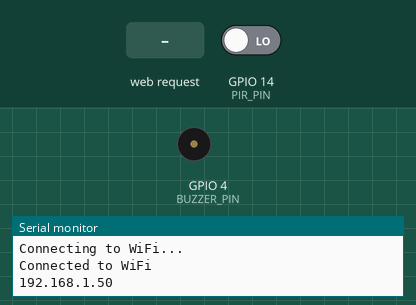
This sketch was run on a simulated ESP32. Parts: buzzer (waves = sounding, pin HIGH), the last lines printed to the serial monitor. Inputs (shaded band) come from the test bench; at power-on: GPIO 14 (PIR_PIN) LOW. WiFi joins after 1.5 s; servers stay silent unless stated; uploads are accepted with an empty reply; the camera gives no picture.

Above: at 3.5 s.
3.6 s: HTTP request GET /enable_buzzer received
At 4.2 s:
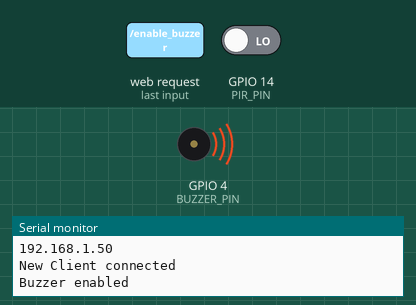
6.6 s: HTTP request GET /capture_photo received
9.6 s: HTTP request GET /enable_motion received
12.6 s: GPIO 14 (PIR_PIN) driven HIGH
At 13.7 s:
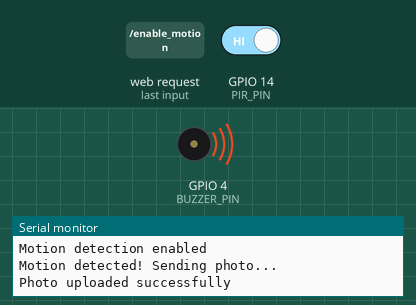
14.8 s: GPIO 14 (PIR_PIN) driven LOW
Timing chart, 0 to 18.8 s (numbered marks = the images above; inputs shaded):
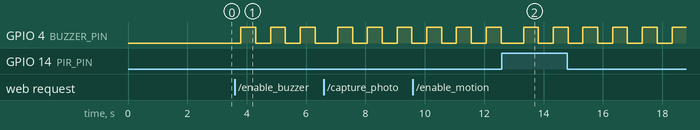

The sketch:

detected_system.ino
```cpp
#include "esp_camera.h"
#include <WiFi.h>
#include <HTTPClient.h>

// Thông tin mạng WiFi
const char* ssid = "";                                       //your wifi
const char* password = "";                                   //your password

const char* serverUrl = "http://192.168.246.46:5000/upload"; // your server (wifi2 address ipv4)

#define PIR_PIN 14
#define BUZZER_PIN 4
bool buzzerEnabled = false;
bool motionDetected = false;
bool motionDetectEnabled = false;

// Camera setup
void setup_camera() {
  camera_config_t config;
  config.ledc_channel = LEDC_CHANNEL_0;
  config.ledc_timer = LEDC_TIMER_0;
  config.pin_d0 = 5;
  config.pin_d1 = 18;
  config.pin_d2 = 19;
  config.pin_d3 = 21;
  config.pin_d4 = 36;
  config.pin_d5 = 39;
  config.pin_d6 = 34;
  config.pin_d7 = 35;
  config.pin_xclk = 0;
  config.pin_pclk = 22;
  config.pin_vsync = 25;
  config.pin_href = 23;
  config.pin_sscb_sda = 26;
  config.pin_sscb_scl = 27;
  config.pin_pwdn = 32;
  config.pin_reset = -1;
  config.xclk_freq_hz = 20000000;
  config.pixel_format = PIXFORMAT_JPEG;
  config.frame_size = FRAMESIZE_SVGA;
  config.jpeg_quality = 12;
  config.fb_count = 1;

  esp_err_t err = esp_camera_init(&config);
  if (err != ESP_OK) {
    Serial.printf("Camera init failed with error 0x%x", err);
    return;
  }

  sensor_t *s = esp_camera_sensor_get();
    if (s != NULL) {
        s->set_vflip(s, 1);
        s->set_hmirror(s, 1);
    }
}

// WiFi setup
void connect_wifi() {
  WiFi.begin(ssid, password);
  while (WiFi.status() != WL_CONNECTED) {
    delay(1000);
    Serial.println("Connecting to WiFi...");
  }
  Serial.println("Connected to WiFi");
  Serial.println(WiFi.localIP());
}

// Hàm chụp và gửi ảnh lên server
void capture_and_send_photo(const String& mode) {
  camera_fb_t *fb = esp_camera_fb_get();
  if (!fb) {
    Serial.println("Camera capture failed");
    return;
  }

  HTTPClient http;
  String url = String(serverUrl) + "?mode=" + mode;
  http.begin(url);
  http.addHeader("Content-Type", "image/jpeg");

  int httpResponseCode = http.POST(fb->buf, fb->len);
  if (httpResponseCode == 200) {
    Serial.println("Photo uploaded successfully");
  } else {
    Serial.printf("Failed to upload photo, code: %d\n", httpResponseCode);
  }
  http.end();
  esp_camera_fb_return(fb);
}

// ESP32 web server nhận requests từ server
WiFiServer server(80);

void setup() {
  Serial.begin(115200);
  connect_wifi();
  setup_camera();
  server.begin();

  pinMode(PIR_PIN, INPUT);
  pinMode(BUZZER_PIN, OUTPUT);
}

void loop() {
  WiFiClient clientA = server.available();
  if (clientA) {
    Serial.println("New Client connected");
    String request = clientA.readStringUntil('\r');
    clientA.flush();

    // Nếu request từ server là chụp ảnh
    if (request.indexOf("/capture_photo") != -1) {
      capture_and_send_photo("register");
      clientA.println("HTTP/1.1 200 OK");
      clientA.println("Content-Type: text/html");
      clientA.println();
      clientA.println("Photo captured successfully");
    }

    // Nếu request từ server là bật cảm biển chuyển động
    else if (request.indexOf("/enable_motion") != -1) {
      motionDetectEnabled = true;
      Serial.println("Motion detection enabled");
      clientA.println("HTTP/1.1 200 OK");
      clientA.println("Content-Type: text/html");
      clientA.println();
      clientA.println("Motion detection enabled");
    }

    // Nếu request từ server là tắt cảm biến chuyển động
    else if (request.indexOf("/disable_motion") != -1) {
      motionDetectEnabled = false;
      Serial.println("Motion detection disabled by user");
      clientA.println("HTTP/1.1 200 OK");
      clientA.println("Content-Type: text/html");
      clientA.println();
      clientA.println("Motion detection disabled");
    }

    // Nếu request từ server là tắt chuông
    else if (request.indexOf("/enable_buzzer") != -1) {
      buzzerEnabled = true;
      Serial.println("Buzzer enabled");
      clientA.println("HTTP/1.1 200 OK");
      clientA.println("Content-Type: text/html");
      clientA.println();
      clientA.println("Buzzer enabled");
    }

    // Nếu request từ server là tắt chuông
    else if (request.indexOf("/disable_buzzer") != -1) {
      buzzerEnabled = false;
      Serial.println("Buzzer disabled");
      clientA.println("HTTP/1.1 200 OK");
      clientA.println("Content-Type: text/html");
      clientA.println();
      clientA.println("Buzzer disabled");
    }

    clientA.stop();
  }

  // Đọc dữ liệu từ PIR
  if (motionDetectEnabled) {
    int pirState = digitalRead(PIR_PIN);

    if (motionDetected && pirState == LOW) {
      motionDetected = false;
      Serial.println("Motion detection ended.");
    }

    if (!motionDetected && pirState == HIGH) {
      motionDetected = true;
      Serial.println("Motion detected! Sending photo...");
        capture_and_send_photo("motion");
    }
  }

  if (buzzerEnabled) {
    digitalWrite(BUZZER_PIN, HIGH);
    delay(500);
    digitalWrite(BUZZER_PIN, LOW);
  }
  delay(500);
}
```

Measured:
- after the input at 3.6 s, GPIO 4 (BUZZER_PIN): alternates HIGH for 0.50 s and LOW for 0.50 s, starting after 0.20 s
